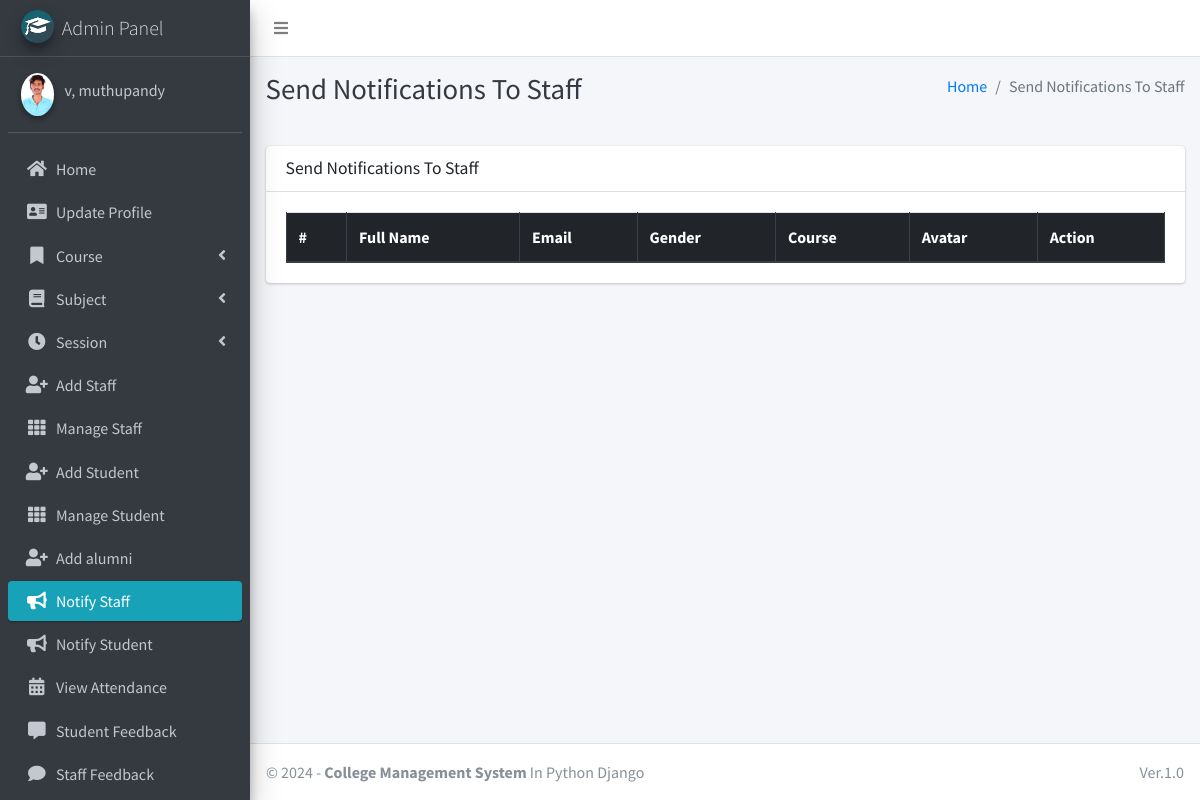
The page /admin_notify_staff (signed in) on the database its author committed.
### main_app/models.py (models this page shows)
class CustomUser(AbstractUser):
    USER_TYPE = ((1, "HOD"), (2, "Staff"), (3, "Student"),(4, "alumni"))
    GENDER = [("M", "Male"), ("F", "Female")]
    username = None  # Removed username, using email instead
    email = models.EmailField(unique=True)
    user_type = models.CharField(default=1, choices=USER_TYPE, max_length=1)
    gender = models.CharField(max_length=1, choices=GENDER)
    profile_pic = models.ImageField()
    address = models.TextField()
    fcm_token = models.TextField(default="")  # For firebase notifications
    created_at = models.DateTimeField(auto_now_add=True)
    updated_at = models.DateTimeField(auto_now=True)
    USERNAME_FIELD = "email"
    REQUIRED_FIELDS = []
    objects = CustomUserManager()
    def __str__(self):
        return self.last_name + ", " + self.first_name

### main_app/hod_views.py (the view)
# urls.py: path("admin_notify_staff", hod_views.admin_notify_staff,
def admin_notify_staff(request):
    staff = CustomUser.objects.filter(user_type=2)
    context = {
        'page_title': "Send Notifications To Staff",
        'allStaff': staff
    }
    return render(request, "hod_template/staff_notification.html", context)

### main_app/templates/hod_template/staff_notification.html (shortened to what this page needs)
{% extends 'main_app/base.html' %}
{% load static %}
{% block page_title %}{{page_title}}{% endblock page_title %}
{% block content %}
<section class="content">
    <div class="container-fluid">
        <div class="row">
            <div class="col-md-12">
                <div class="card">
                    <div class="card-header">
                        <h3 class="card-title">{{page_title}}</h3>
                    </div>
                    <div class="card-body">
                        <table id="example2" class="table table-bordered table-hover">
                            <thead class="thead-dark">
                                <tr>
                                    <th>#</th>
                                    <th>Full Name</th>
                                    <th>Email</th>
                                    <th>Gender</th>
                                    <th>Course</th>
                                    <th>Avatar</th>
                                    <th>Action</th>
                                </tr>
                            </thead>
                        </table>
                    </div>
                </div>
            </div>
        </div>
    </div>
</section>
{% endblock content %}

### main_app/templates/main_app/sidebar_template.html (shortened to what this page needs)
{% load static %}
<aside class="main-sidebar sidebar-dark-info elevation-4">
    {% if request.user.user_type == '1' %}
    <a href="{% url 'admin_home' %}" class="brand-link">
        <img src="{% static 'dist/img/cmsl.png' %} " alt="AdminLTE Logo"
            class="brand-image img-circle elevation-3" >
        <span class="brand-text font-weight-light">Admin Panel</span>
    </a>
    <div class="sidebar">
        <div class="user-panel mt-3 pb-3 mb-3 d-flex">
            <div class="image">
                <img src="{{ request.user.profile_pic}}" class="img-circle elevation-2" alt="User Image">
            </div>
            <div class="info">
                <a href="#" class="d-block">{{user}}</a>
            </div>
        </div>
        <nav class="mt-2">
            <ul class="nav nav-pills nav-sidebar flex-column" data-widget="treeview" role="menu" data-accordion="false">
                <li class="nav-item">
                    {% url 'admin_home' as admin_home %}
                    <a href="{{admin_home}}" class="nav-link {% if admin_home == request.path %} active {% endif %}">
                        <i class="nav-icon fas fa-home"></i>
                        <p>
                            Home
                        </p>
                    </a>
                </li>
                <li class="nav-item">
                    {% url 'admin_view_profile' as admin_view_profile %}
                    <a href="{{admin_view_profile}}"
                        class="nav-link {% if admin_view_profile == request.path %} active {% endif %}">
                        <i class="nav-icon fas fa-address-card"></i>
                        <p>
                            Update Profile
                        </p>
                    </a>
                </li>
                <li class="nav-item has-treeview">
                    <a href="#" class="nav-link">
                        <i class="nav-icon fas fa-bookmark"></i>
                        <p>
                            Course
                            <i class="fas fa-angle-left right"></i>
                        </p>
                    </a>
                </li>
                <li class="nav-item has-treeview">
                    <a href="#" class="nav-link">
                        <i class="nav-icon fas fa-book"></i>
                        <p>
                            Subject
                            <i class="fas fa-angle-left right"></i>
                        </p>
                    </a>
                </li>
                <li class="nav-item has-treeview">
                    <a href="#" class="nav-link">
                        <i class="nav-icon fas fa-clock"></i>
                        <p>
                            Session
                            <i class="fas fa-angle-left right"></i>
                        </p>
                    </a>
                </li>
                <li class="nav-item">
                    {% url 'add_staff' as add_staff %}
                    <a href="{{add_staff}}" class="nav-link {% if add_staff == request.path %} active {% endif %}">
                        <i class="nav-icon fas fa-user-plus"></i>
                        <p>
                            Add Staff
                        </p>
                    </a>
                </li>
                <li class="nav-item">
                    {% url 'manage_staff' as manage_staff %}
                    {% url 'edit_staff' staff_id as edit_staff %}
                    <a href="{{manage_staff}}"
                        class="nav-link {% if manage_staff == request.path or request.path == edit_staff %} active {% endif %}">
                        <i class="nav-icon fas fa-th"></i>
                        <p>
                            Manage Staff
                        </p>
                    </a>
                </li>
                <li class="nav-item">
                    {% url 'add_student' as add_student%}
                    <a href="{{add_student}}" class="nav-link  {% if add_student == request.path %} active {% endif %}">
                        <i class="nav-icon fas fa-user-plus"></i>
                        <p>
                            Add Student
                        </p>
                    </a>
                </li>
                <li class="nav-item">
                    {% url 'manage_student' as manage_student %}
                    {% url 'edit_student' student_id as edit_student %}
                    <a href="{{manage_student}}"
                        class="nav-link  {% if edit_student == request.path or manage_student == request.path %} active {% endif %}">
                        <i class="nav-icon fas fa-th"></i>
                        <p>
                            Manage Student
                        </p>
                    </a>
                </li>
                <li class="nav-item">
                    {% url 'add_alumni' as add_alumni %}
                    <a href="{{add_alumni}}"
                        class="nav-link {% if add_alumni == request.path %} active {% endif %}">
                        <i class="nav-icon fas fa-user-plus"></i>
                        <p>
                            Add alumni
                        </p>
                    </a>
                </li>
                <li class="nav-item">
                    {% url 'admin_notify_staff' as admin_notify_staff %}
                    <a href="{{admin_notify_staff}}"
                        class="nav-link {% if admin_notify_staff == request.path %} active {% endif %}">
                        <i class="nav-icon fas fa-bullhorn"></i>
                        <p>
                            Notify Staff
                        </p>
                    </a>
                </li>
                <li class="nav-item">
                    {% url 'admin_notify_student' as admin_notify_student %}
                    <a href="{{admin_notify_student}}"
                        class="nav-link {% if admin_notify_student == request.path %} active {% endif %}">
                        <i class="nav-icon fas fa-bullhorn"></i>
                        <p>
                            Notify Student
                        </p>
                    </a>
                </li>
                <li class="nav-item">
                    {% url 'admin_view_attendance' as admin_view_attendance %}
                <li class="nav-item">
                    <a href="{{admin_view_attendance}}"
                        class="nav-link  {% if admin_view_attendance == request.path %} active {% endif %}">
                        <i class="nav-icon fas fa-calendar-alt"></i>
                        <p>
                            View Attendance
                        </p>
                    </a>
                </li>
                <li class="nav-item">
                    {% url 'student_feedback_message' as student_feedback_message %}
                    <a href="{{ student_feedback_message }}"
                        class="nav-link  {% if student_feedback_message == request.path %} active {% endif %}">
                        <i class="nav-icon fas fa-comment-alt"></i>
                        <p>
                            Student Feedback
                        </p>
                    </a>
                </li>
                <li class="nav-item">
                    {% url 'staff_feedback_message' as staff_feedback_message %}
                    <a href="{{staff_feedback_message}}"
                        class="nav-link   {% if staff_feedback_message == request.path %} active {% endif %}">
                        <i class="nav-icon fas fa-comment"></i>
                        <p>
                            Staff Feedback
                        </p>
                    </a>
                </li>
                                        {% endif %}
                                    </ul>
                                </nav>
                            </div>
</aside>

### rows shown on the page
CustomUser: user.profile_pic (picture), last_name+first_name "v, muthupandy"

### other values the page prints
{{ page_title }} "Send Notifications To Staff"
